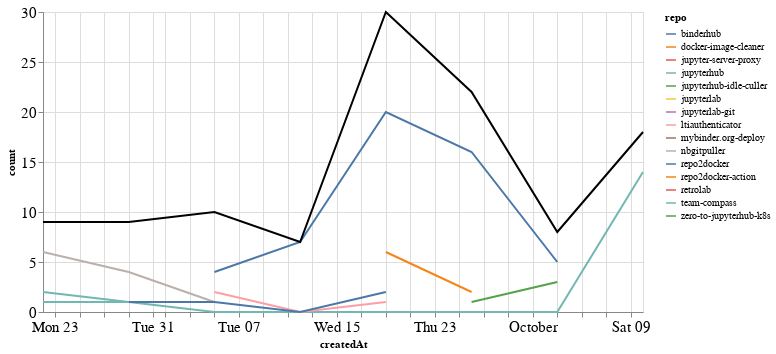

Here is the notebook cell this chart was saved with:
### Markdown cell above
### Comments

### Code cell
comments_time = comments.groupby('repo').resample('W', on='createdAt').count()['author'].reset_index()
comments_time = comments_time.rename(columns={'author': 'count'})
comments_time_total = comments_time.groupby('createdAt').agg({"count": "sum"}).reset_index()
ch1 = alt.Chart(comments_time, width=600).mark_line().encode(
    x='createdAt',
    y='count',
    color='repo',
    tooltip="repo"
)

ch2 = alt.Chart(comments_time_total, width=600).mark_line(color="black").encode(
    x='createdAt',
    y='count',
)

ch1 + ch2

### Figure 1 — Vega-Lite specification as saved in the notebook (floating-point values rounded to 4 significant figures)
{"config": {"axisLeft": {"labelFontSize": 15}, "axisBottom": {"labelFontSize": 15}}, "layer": [{"data": {"name": "data-f935a3f6eb71cf196bc7dda7afb0c3b9"}, "mark": "line", "encoding": {"color": {"type": "nominal", "field": "repo"}, "tooltip": {"type": "nominal", "field": "repo"}, "x": {"type": "temporal", "field": "createdAt"}, "y": {"type": "quantitative", "field": "count"}}, "width": 600}, {"data": {"name": "data-4daad979f0ea68ac9240334d76b6d0ea"}, "mark": {"type": "line", "color": "black"}, "encoding": {"x": {"type": "temporal", "field": "createdAt"}, "y": {"type": "quantitative", "field": "count"}}, "width": 600}], "$schema": "https://vega.github.io/schema/vega-lite/v4.8.1.json", "datasets": {"data-f935a3f6eb71cf196bc7dda7afb0c3b9": [{"repo": "binderhub", "createdAt": "2021-09-05T00:00:00", "count": 4}, {"repo": "binderhub", "createdAt": "2021-09-12T00:00:00", "count": 7}, {"repo": "binderhub", "createdAt": "2021-09-19T00:00:00", "count": 20}, {"repo": "binderhub", "createdAt": "2021-09-26T00:00:00", "count": 16}, {"repo": "binderhub", "createdAt": "2021-10-03T00:00:00", "count": 5}, {"repo": "docker-image-cleaner", "createdAt": "2021-09-19T00:00:00", "count": 6}, {"repo": "docker-image-cleaner", "createdAt": "2021-09-26T00:00:00", "count": 2}, {"repo": "jupyter-server-proxy", "createdAt": "2021-08-29T00:00:00", "count": 2}, {"repo": "jupyterhub", "createdAt": "2021-08-22T00:00:00", "count": 2}, {"repo": "jupyterhub", "createdAt": "2021-08-29T00:00:00", "count": 1}, {"repo": "jupyterhub", "createdAt": "2021-09-05T00:00:00", "count": 0}, {"repo": "jupyterhub", "createdAt": "2021-09-12T00:00:00", "count": 0}, {"repo": "jupyterhub", "createdAt": "2021-09-19T00:00:00", "count": 0}, {"repo": "jupyterhub", "createdAt": "2021-09-26T00:00:00", "count": 0}, {"repo": "jupyterhub", "createdAt": "2021-10-03T00:00:00", "count": 0}, {"repo": "jupyterhub", "createdAt": "2021-10-10T00:00:00", "count": 14}, {"repo": "jupyterhub-idle-culler", "createdAt": "2021-09-26T00:00:00", "count": 1}, {"repo": "jupyterlab", "createdAt": "2021-10-10T00:00:00", "count": 1}, {"repo": "jupyterlab-git", "createdAt": "2021-10-10T00:00:00", "count": 3}, {"repo": "ltiauthenticator", "createdAt": "2021-09-05T00:00:00", "count": 2}, {"repo": "ltiauthenticator", "createdAt": "2021-09-12T00:00:00", "count": 0}, {"repo": "ltiauthenticator", "createdAt": "2021-09-19T00:00:00", "count": 1}, {"repo": "mybinder.org-deploy", "createdAt": "2021-09-26T00:00:00", "count": 2}, {"repo": "nbgitpuller", "createdAt": "2021-08-22T00:00:00", "count": 6}, {"repo": "nbgitpuller", "createdAt": "2021-08-29T00:00:00", "count": 4}, {"repo": "nbgitpuller", "createdAt": "2021-09-05T00:00:00", "count": 1}, {"repo": "repo2docker", "createdAt": "2021-08-29T00:00:00", "count": 1}, {"repo": "repo2docker", "createdAt": "2021-09-05T00:00:00", "count": 1}, {"repo": "repo2docker", "createdAt": "2021-09-12T00:00:00", "count": 0}, {"repo": "repo2docker", "createdAt": "2021-09-19T00:00:00", "count": 2}, {"repo": "repo2docker-action", "createdAt": "2021-09-19T00:00:00", "count": 1}, {"repo": "retrolab", "createdAt": "2021-09-05T00:00:00", "count": 2}, {"repo": "team-compass", "createdAt": "2021-08-22T00:00:00", "count": 1}, {"repo": "team-compass", "createdAt": "2021-08-29T00:00:00", "count": 1}, {"repo": "zero-to-jupyterhub-k8s", "createdAt": "2021-09-26T00:00:00", "count": 1}, {"repo": "zero-to-jupyterhub-k8s", "createdAt": "2021-10-03T00:00:00", "count": 3}], "data-4daad979f0ea68ac9240334d76b6d0ea": [{"createdAt": "2021-08-22T00:00:00", "count": 9}, {"createdAt": "2021-08-29T00:00:00", "count": 9}, {"createdAt": "2021-09-05T00:00:00", "count": 10}, {"createdAt": "2021-09-12T00:00:00", "count": 7}, {"createdAt": "2021-09-19T00:00:00", "count": 30}, {"createdAt": "2021-09-26T00:00:00", "count": 22}, {"createdAt": "2021-10-03T00:00:00", "count": 8}, {"createdAt": "2021-10-10T00:00:00", "count": 18}]}}
